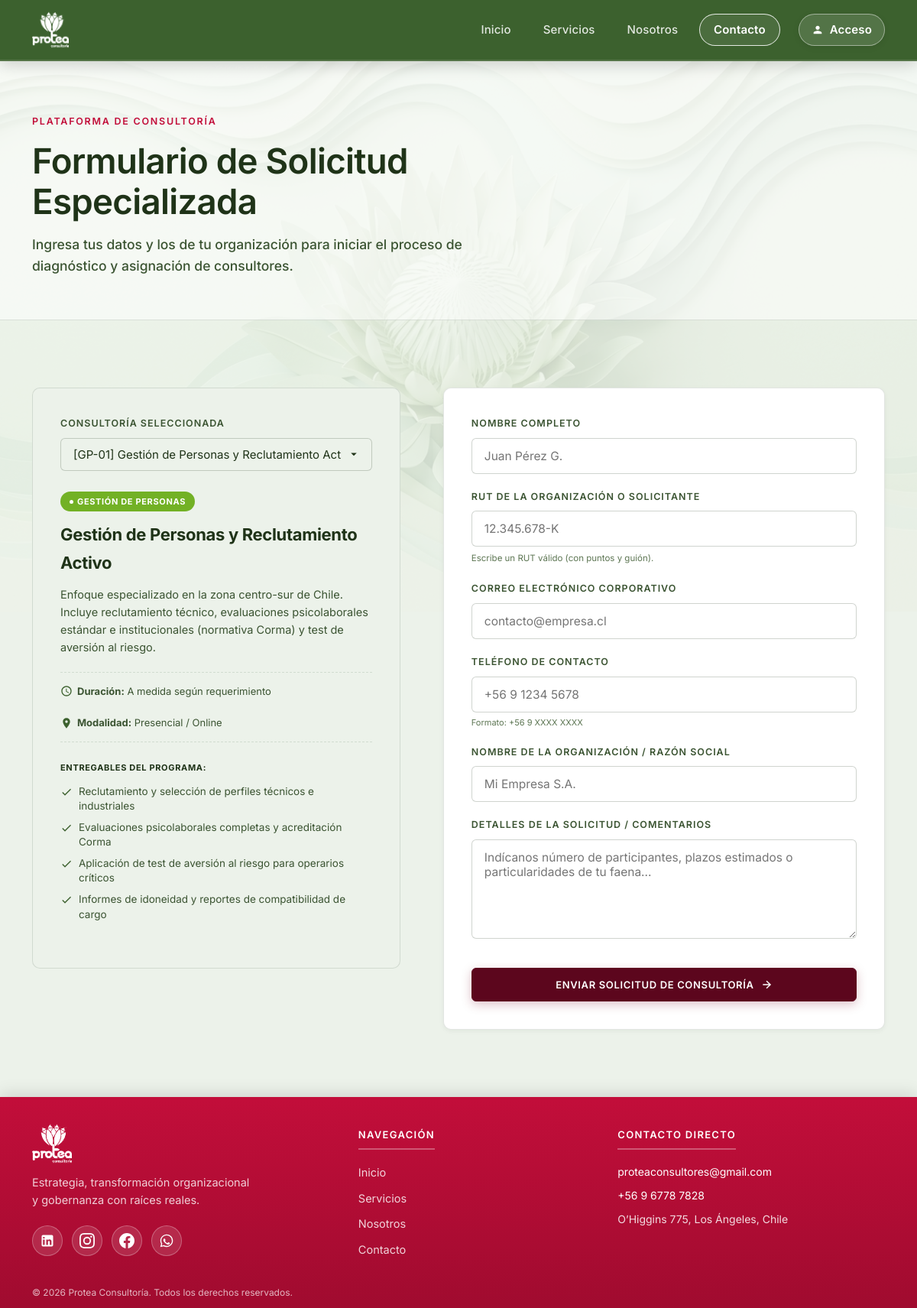
Screenshot of /solicitud/ with the database file from the repository.
### core/models.py (models this page shows, shortened)
class Servicio(models.Model):
    codigo = models.CharField(max_length=20, unique=True, primary_key=True)
    categoria = models.CharField(max_length=100)
    titulo = models.CharField(max_length=200)
    resumen = models.TextField()
    detalle = models.TextField()
    encuesta_nombre = models.CharField(max_length=200, blank=True)
    encuesta_preguntas = models.CharField(max_length=200, blank=True)
    duracion = models.CharField(max_length=100)
    modalidad = models.CharField(max_length=100)
    entregables = models.JSONField(default=list)

### core/views.py (the view, shortened to what this page needs)
# urls.py: path('solicitud/', views.solicitud, name='solicitud'),
def solicitud(request):
    seed_default_services_if_empty()
    codigo_seleccionado = request.GET.get('servicio', 'GP-01')
    servicios_list = Servicio.objects.all()
    servicio_seleccionado = servicios_list.filter(codigo=codigo_seleccionado).first()
    if not servicio_seleccionado and servicios_list.exists():
        servicio_seleccionado = servicios_list.first()
    contexto = {
        "servicios": servicios_list,
        "seleccionado": servicio_seleccionado,
        "activo": "solicitud"
    }
    return render(request, "core/solicitud.html", contexto)

### core/views.py (called while the page is built)
def seed_default_services_if_empty():
    if not Servicio.objects.exists():
        for s in DEFAULT_SERVICIOS:
            Servicio.objects.create(
                codigo=s['codigo'],
                categoria=s['categoria'],
                titulo=s['titulo'],
                resumen=s['resumen'],
                detalle=s['detalle'],
                encuesta_nombre=s.get('encuesta_nombre', ''),
                encuesta_preguntas=s.get('encuesta_preguntas', ''),
                duracion=s['duracion'],
                modalidad=s['modalidad'],
                entregables=s['entregables']
            )

### templates/core/solicitud.html (shortened to what this page needs)
{% extends "core/base.html" %}
{% load static %}
{% block content %}
<section class="page-hero">
  <div class="wrap">
    <span class="eyebrow on-ink">Plataforma de Consultoría</span>
    <h1>Formulario de Solicitud Especializada</h1>
    <p>Ingresa tus datos y los de tu organización para iniciar el proceso de diagnóstico y asignación de consultores.</p>
  </div>
</section>
<section class="section">
  <div class="wrap">
    <div class="contact-grid">
      <div class="contact-info selected-service-card">
        <div class="field" style="margin-bottom: 24px;">
          <label for="select-servicio">Consultoría Seleccionada</label>
          <div class="switcher-wrapper">
            <select id="select-servicio" class="service-switcher" onchange="window.location.href='?servicio=' + this.value">
              {% for s in servicios %}
              <option value="{{ s.codigo }}" {% if s.codigo == seleccionado.codigo %}selected{% endif %}>
                [{{ s.codigo }}] {{ s.titulo }}
              </option>
              {% endfor %}
            </select>
          </div>
        </div>
        <div class="selected-service-info">
          <span class="service-category-tag" style="margin-bottom: 12px; display: inline-flex;">{{ seleccionado.categoria }}</span>
          <h3 style="font-size: 22px; color: var(--ink); margin-bottom: 12px; font-weight: 700;">{{ seleccionado.titulo }}</h3>
          <p style="color: var(--ink-soft); font-size: 14.5px; line-height: 1.6; margin-bottom: 20px;">{{ seleccionado.detalle }}</p>
          <div class="course-meta-row" style="margin-bottom: 24px;">
            <div class="course-meta-item">
              <svg class="meta-icon" viewBox="0 0 24 24" width="16" height="16" fill="currentColor">
                <path d="M11.99 2C6.47 2 2 6.48 2 12s4.47 10 9.99 10C17.52 22 22 17.52 22 12S17.52 2 11.99 2zM12 20c-4.42 0-8-3.58-8-8s3.58-8 8-8 8 3.58 8 8-3.58 8-8 8zm.5-13H11v6l5.25 3.15.75-1.23-4.5-2.67z"/>
              </svg>
              <span><strong>Duración:</strong> {{ seleccionado.duracion }}</span>
            </div>
            <div class="course-meta-item">
              <svg class="meta-icon" viewBox="0 0 24 24" width="16" height="16" fill="currentColor">
                <path d="M12 2C8.13 2 5 5.13 5 9c0 5.25 7 13 7 13s7-7.75 7-13c0-3.87-3.13-7-7-7zm0 9.5c-1.38 0-2.5-1.12-2.5-2.5s1.12-2.5 2.5-2.5 2.5 1.12 2.5 2.5-1.12 2.5-2.5 2.5z"/>
              </svg>
              <span><strong>Modalidad:</strong> {{ seleccionado.modalidad }}</span>
            </div>
          </div>
          <div class="course-deliverables">
            <h4 class="deliverables-title" style="font-size: 11px; text-transform: uppercase; color: var(--ink); margin-bottom: 12px; font-weight: 700;">Entregables del programa:</h4>
            <ul class="deliverables-list">
              {% for ent in seleccionado.entregables %}
              <li>
                <svg class="check-icon" viewBox="0 0 24 24" width="16" height="16" fill="currentColor">
                  <path d="M9 16.17L4.83 12l-1.42 1.41L9 19 21 7l-1.41-1.41z"/>
                </svg>
                <span style="font-size: 13.5px; color: var(--ink-soft);">{{ ent }}</span>
              </li>
              {% endfor %}
            </ul>
          </div>
        </div>
      </div>
      <form class="contact-form" id="solicitud-form" onsubmit="procesarSolicitud(event)">
        <div class="field">
          <label for="nombre">Nombre Completo</label>
          <input type="text" id="nombre" name="nombre" placeholder="Juan Pérez G." required minlength="4">
        </div>
        <div class="field">
          <label for="rut">RUT de la Organización o Solicitante</label>
          <div class="input-validated-wrapper">
            <input type="text" id="rut" name="rut" placeholder="12.345.678-K" required maxlength="12">
          </div>
          <div class="rut-feedback" id="rut-feedback-msg">Escribe un RUT válido (con puntos y guión).</div>
        </div>
        <div class="field">
          <label for="email">Correo Electrónico Corporativo</label>
          <input type="email" id="email" name="email" placeholder="contacto@empresa.cl" required>
        </div>
        <div class="field">
          <label for="telefono">Teléfono de Contacto</label>
          <input type="tel" id="telefono" name="telefono" placeholder="+56 9 1234 5678" required pattern="(\+?56)?\s?9\s?[0-9]{4}\s?[0-9]{4}">
          <span style="font-size: 11px; color: var(--ink-muted); margin-top: 4px; display: block;">Formato: +56 9 XXXX XXXX</span>
        </div>
        <div class="field">
          <label for="organizacion">Nombre de la Organización / Razón Social</label>
          <input type="text" id="organizacion" name="organizacion" placeholder="Mi Empresa S.A." required>
        </div>
        <div class="field">
          <label for="mensaje">Detalles de la Solicitud / Comentarios</label>
          <textarea id="mensaje" name="mensaje" placeholder="Indícanos número de participantes, plazos estimados o particularidades de tu faena..." required minlength="10"></textarea>
        </div>
        <button type="submit" class="btn btn-primary" id="submit-btn" style="width: 100%; justify-content: center; margin-top: 10px;">
          <span>Enviar Solicitud de Consultoría</span>
          <svg viewBox="0 0 24 24" width="16" height="16" fill="currentColor"><path d="M5 13h11.86l-5.43 5.43 1.42 1.42L21.14 12l-8.29-7.85-1.42 1.42L16.86 11H5v2z"/></svg>
        </button>
      </form>
    </div>
  </div>
</section>
{% endblock %}

### rows the page displays
Servicio: categoria "GESTIÓN DE PERSONAS", titulo "Gestión de Personas y Reclutamiento Activo", detalle "Enfoque especializado en la zona centro-sur de Chile. Incluye reclutamiento técnico, evaluaciones psicolaborales estándar e institucionales (normativa Corma) y test de aversión al riesgo.", duracion "A medida según requerimiento", modalidad "Presencial / Online"

### other values shown
{{ ent }} "Reclutamiento y selección de perfiles técnicos e industriales" "Evaluaciones psicolaborales completas y acreditación Corma" "Aplicación de test de aversión al riesgo para operarios críticos" "Informes de idoneidad y reportes de compatibilidad de cargo"
